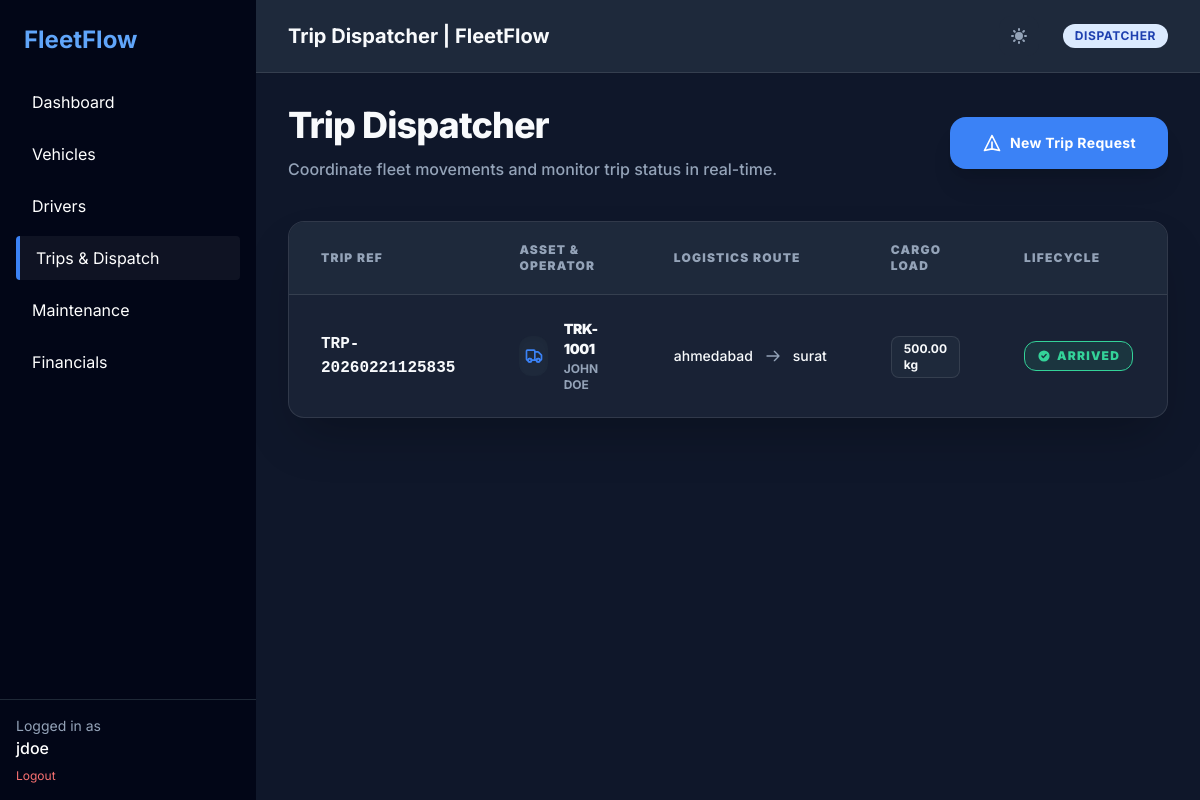
The app's page /trips/ (signed in) with its own data.
### app/models.py (models this page shows)
class Trip(db.Model):
    __tablename__ = 'trips'
    id = db.Column(db.Integer, primary_key=True)
    trip_number = db.Column(db.String(20), unique=True, nullable=False)
    vehicle_id = db.Column(db.Integer, db.ForeignKey('vehicles.id'), nullable=False)
    driver_id = db.Column(db.Integer, db.ForeignKey('drivers.id'), nullable=False)
    origin = db.Column(db.String(255), nullable=False)
    destination = db.Column(db.String(255), nullable=False)
    cargo_weight_kg = db.Column(db.Numeric(10, 2), nullable=False)
    status = db.Column(db.Enum(TripStatus, native_enum=False), default=TripStatus.SCHEDULED)
    start_time = db.Column(db.DateTime)
    end_time = db.Column(db.DateTime)
    start_odometer = db.Column(db.Integer)
    end_odometer = db.Column(db.Integer)
    estimated_revenue = db.Column(db.Numeric(15, 2), default=0)
    created_at = db.Column(db.DateTime, default=datetime.utcnow)
    vehicle = db.relationship('Vehicle', backref=db.backref('trips', lazy=True))
    driver = db.relationship('Driver', backref=db.backref('trips', lazy=True))

class Vehicle(db.Model):
    __tablename__ = 'vehicles'
    id = db.Column(db.Integer, primary_key=True)
    license_plate = db.Column(db.String(20), unique=True, nullable=False)
    make = db.Column(db.String(50), nullable=False)
    model = db.Column(db.String(50), nullable=False)
    year = db.Column(db.Integer, nullable=False)
    type = db.Column(db.String(20), nullable=False)
    max_capacity_kg = db.Column(db.Numeric(10, 2), nullable=False)
    current_odometer = db.Column(db.Integer, default=0)
    status = db.Column(db.Enum(VehicleStatus, native_enum=False), default=VehicleStatus.AVAILABLE)
    acquisition_cost = db.Column(db.Numeric(15, 2), nullable=False)
    is_deleted = db.Column(db.Boolean, default=False)
    created_at = db.Column(db.DateTime, default=datetime.utcnow)

class Driver(db.Model):
    __tablename__ = 'drivers'
    id = db.Column(db.Integer, primary_key=True)
    user_id = db.Column(db.Integer, db.ForeignKey('users.id'), unique=True)
    full_name = db.Column(db.String(100), nullable=False)
    license_number = db.Column(db.String(50), unique=True, nullable=False)
    license_expiry = db.Column(db.Date, nullable=False)
    status = db.Column(db.Enum(DriverStatus, native_enum=False), default=DriverStatus.OFF_DUTY)
    is_deleted = db.Column(db.Boolean, default=False)
    user = db.relationship('User', backref=db.backref('driver', uselist=False))

### app/blueprints/trips.py (the view)
@trips_bp.route('/')
@login_required
def index():
    trips = Trip.query.order_by(Trip.created_at.desc()).all()
    return render_template('trips/index.html', trips=trips)

### app/utils/rbac.py (called while the page is built)
def login_required(f):
    @wraps(f)
    def decorated_function(*args, **kwargs):
        if 'user_id' not in session:
            flash('Please log in to access this page.', 'warning')
            return redirect(url_for('auth.login'))
        return f(*args, **kwargs)
    return decorated_function

### app/templates/trips/index.html (shortened to what this page needs)
{% extends "base.html" %}
{% block title %}Trip Dispatcher | FleetFlow{% endblock %}
{% block content %}
<div class="mb-10 flex items-center justify-between">
    <div>
        <h1 class="text-4xl font-extrabold tracking-tight text-main">Trip Dispatcher</h1>
        <p class="mt-3 font-medium text-muted">Coordinate fleet movements and monitor trip status in real-time.</p>
    </div>
    {% if session.role in ['Fleet Manager', 'Dispatcher'] %}
    <a href="{{ url_for('trips.create') }}" class="btn-primary inline-flex items-center px-8 py-4 rounded-2xl text-white font-bold text-sm tracking-wide shadow-xl transition-all hover:scale-[1.02]" style="background-color: var(--primary);">
        <svg class="w-5 h-5 mr-2" fill="none" stroke="currentColor" viewBox="0 0 24 24">
            <path stroke-linecap="round" stroke-linejoin="round" stroke-width="2" d="M12 19l9 2-9-18-9 18 9-2zm0 0v-8"></path>
        </svg>
        New Trip Request
    </a>
    {% endif %}
</div>
<div class="glass-card rounded-2xl shadow-2xl overflow-hidden border" style="border-color: var(--card-border);">
    <div class="overflow-x-auto">
        <table class="w-full text-left border-collapse">
            <thead>
                <tr class="text-xs uppercase tracking-widest border-b text-muted" style="background-color: var(--bg-surface); border-color: var(--card-border);">
                    <th class="px-8 py-5 font-black">Trip Ref</th>
                    <th class="px-8 py-5 font-black">Asset & Operator</th>
                    <th class="px-8 py-5 font-black">Logistics Route</th>
                    <th class="px-8 py-5 font-black">Cargo Load</th>
                    <th class="px-8 py-5 font-black">Lifecycle</th>
                </tr>
            </thead>
            <tbody class="divide-y" style="border-color: var(--card-border);">
                {% for trip in trips %}
                <tr class="group transition-all hover:bg-white/[0.02] animate-fade-in" style="animation-delay: {{ loop.index0 * 0.05 }}s;">
                    <td class="px-8 py-6 font-mono font-bold text-main selection:bg-blue-500/30">
                        {{ trip.trip_number }}
                    </td>
                    <td class="px-8 py-6">
                        <div class="flex items-center">
                            <div class="w-10 h-10 rounded-xl flex items-center justify-center mr-4 shadow-inner" style="background-color: var(--bg-surface);">
                            </div>
                            <div>
                                <div class="text-sm font-black text-main tracking-tight">{{ trip.vehicle.license_plate }}</div>
                                <div class="text-xs font-bold text-muted uppercase mt-0.5">{{ trip.driver.full_name }}</div>
                            </div>
                        </div>
                    </td>
                    <td class="px-8 py-6">
                        <div class="flex items-center space-x-3 text-sm font-medium">
                            <span class="text-main">{{ trip.origin }}</span>
                            <svg class="w-4 h-4 text-muted" fill="none" stroke="currentColor" viewBox="0 0 24 24">
                                <path stroke-linecap="round" stroke-linejoin="round" stroke-width="2" d="M14 5l7 7m0 0l-7 7m7-7H3"></path>
                            </svg>
                            <span class="text-main">{{ trip.destination }}</span>
                        </div>
                    </td>
                    <td class="px-8 py-6">
                        <div class="inline-flex items-center px-3 py-1 rounded-lg text-xs font-bold border" style="background-color: var(--bg-surface); color: var(--text-main); border-color: var(--card-border);">
                            {{ trip.cargo_weight_kg }} kg
                        </div>
                    </td>
                    <td class="px-8 py-6">
                        {% set status = trip.status.value if trip.status.value is defined else trip.status %}
                        {% if status == 'Scheduled' %}
                            <span class="inline-flex items-center px-3 py-1.5 rounded-xl text-xs font-black tracking-widest uppercase border shadow-sm" style="background-color: var(--status-off-duty-bg); color: var(--status-off-duty-text); border-color: var(--status-off-duty-text);">
                                <span class="w-1.5 h-1.5 rounded-full mr-2" style="background-color: currentColor;"></span>
                                Scheduled
                            </span>
                        {% elif status == 'Completed' %}
                            <span class="inline-flex items-center px-3 py-1.5 rounded-xl text-xs font-black tracking-widest uppercase border" style="background-color: var(--status-on-duty-bg); color: var(--status-on-duty-text); border-color: var(--status-on-duty-text);">
                                <svg class="w-3.5 h-3.5 mr-1.5" fill="currentColor" viewBox="0 0 20 20">
                                    <path fill-rule="evenodd" d="M10 18a8 8 0 100-16 8 8 0 000 16zm3.707-9.293a1 1 0 00-1.414-1.414L9 10.586 7.707 9.293a1 1 0 00-1.414 1.414l2 2a1 1 0 001.414 0l4-4z" clip-rule="evenodd"></path>
                                </svg>
                                Arrived
                            </span>
                        {% else %}
                            <span class="inline-flex items-center px-3 py-1.5 rounded-xl text-xs font-black tracking-widest uppercase border" style="background-color: var(--status-suspended-bg); color: var(--status-suspended-text); border-color: var(--status-suspended-text);">
                                Cancelled
                            </span>
                        {% endif %}
                    </td>
                </tr>
                {% endfor %}
            </tbody>
        </table>
    </div>
</div>
{% endblock %}

### app/static/css/theme.css (style rules this page uses)
:root { --bg-main: #f8fafc; --bg-sidebar: #0f172a; --bg-header: #ffffff; --bg-surface: #ffffff; --text-main: #0f172a; --text-muted: #64748b; --text-inverse: #f8fafc; --nav-active-bg: rgba(255, 255, 255, 0.1); --nav-active-border: #3b82f6; --card-bg: #ffffff; --card-border: rgba(0, 0, 0, 0.05); --card-shadow: 0 4px 6px -1px rgba(0, 0, 0, 0.1), 0 2px 4px -1px rgba(0, 0, 0, 0.06); --glass-bg: rgba(255, 255, 255, 0.8); --glass-border: rgba(255, 255, 255, 0.2); --primary: #3b82f6; --primary-hover: #2563eb; --accent: #6366f1; --status-on-duty-bg: rgba(16, 185, 129, 0.1); --status-on-duty-text: #059669; --status-on-trip-bg: rgba(245, 158, 11, 0.1); --status-on-trip-text: #d97706; --status-off-duty-bg: rgba(100, 116, 139, 0.1); --status-off-duty-text: #64748b; --status-suspended-bg: rgba(239, 68, 68, 0.1); --status-suspended-text: #dc2626; }
[data-theme='dark'] { --bg-main: #0f172a; --bg-sidebar: #020617; --bg-header: #1e293b; --bg-surface: #1e293b; --text-main: #f8fafc; --text-muted: #94a3b8; --text-inverse: #0f172a; --nav-active-bg: rgba(255, 255, 255, 0.05); --nav-active-border: #3b82f6; --card-bg: rgba(30, 41, 59, 0.7); --card-border: rgba(255, 255, 255, 0.1); --card-shadow: 0 20px 25px -5px rgba(0, 0, 0, 0.3), 0 10px 10px -5px rgba(0, 0, 0, 0.2); --glass-bg: rgba(30, 41, 59, 0.7); --glass-border: rgba(255, 255, 255, 0.1); --primary: #3b82f6; --primary-hover: #60a5fa; --accent: #818cf8; --status-on-duty-bg: rgba(52, 211, 153, 0.1); --status-on-duty-text: #34d399; --status-on-trip-bg: rgba(251, 191, 36, 0.1); --status-on-trip-text: #fbbf24; --status-off-duty-bg: rgba(148, 163, 184, 0.1); --status-off-duty-text: #94a3b8; --status-suspended-bg: rgba(248, 113, 113, 0.1); --status-suspended-text: #f87171; }
.text-main { color: var(--text-main) !important; }
.text-muted { color: var(--text-muted) !important; }
body { transition: background-color 0.3s ease, color 0.3s ease; background-color: var(--bg-main); color: var(--text-main); }
.glass-card { background: var(--glass-bg); backdrop-filter: blur(12px); border: 1px solid var(--glass-border); box-shadow: var(--card-shadow); }

### app/templates/base.html (style rules this page uses)
body { font-family: 'Inter', sans-serif; }

### app/templates/trips/index.html (style rules this page uses)
.animate-fade-in { animation: fadeIn 0.5s ease-out both; }

### records on screen
Trip: trip_number "TRP-20260221125835", vehicle.license_plate "TRK-1001", driver.full_name "JOHN DOE", origin "ahmedabad", destination "surat", cargo_weight_kg "500.00"

### other values on screen
{{ session.get('username', 'User') }} "jdoe"
{{ session.get('role', 'Viewer') }} "DISPATCHER"
